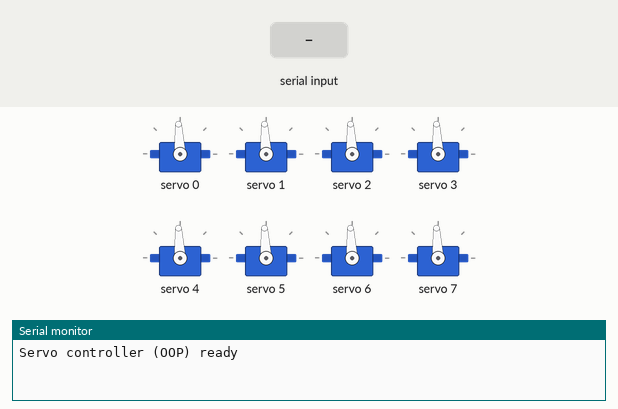
Simulated run of this program. Board: ESP8266 (NodeMCU). Shown: 8 × servo, the last lines printed to the serial monitor. The test bench sets the inputs (shaded band).

Above: at 1.2 s.
1.3 s: "S:1\n" received over Serial
At 2.9 s:
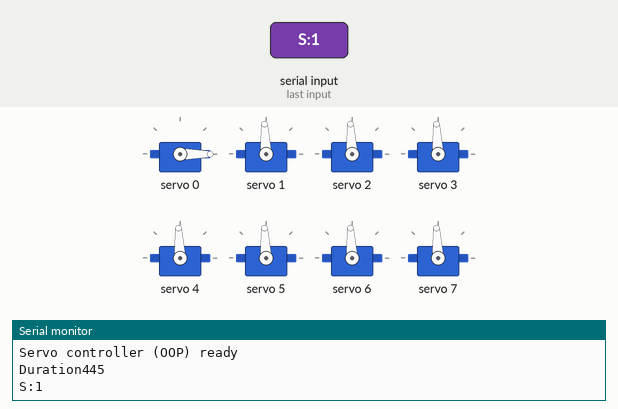
3.2 s: "M:150\n" received over Serial
At 4.8 s:
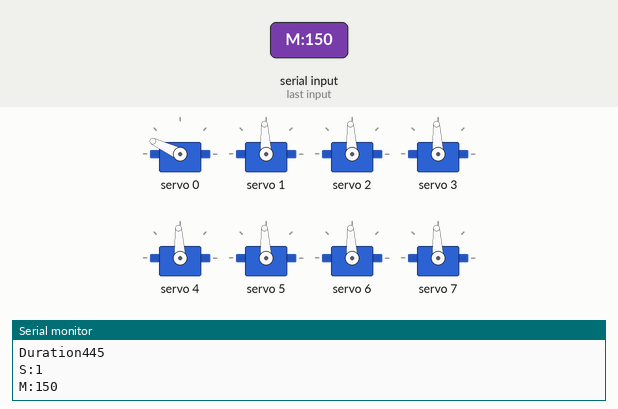
5.4 s: "S:45\n" received over Serial
At 6.7 s:
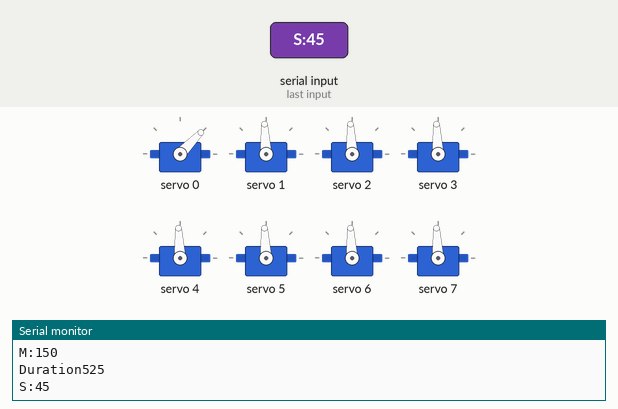
7.4 s: "S:150\n" received over Serial
At 7.81 s:
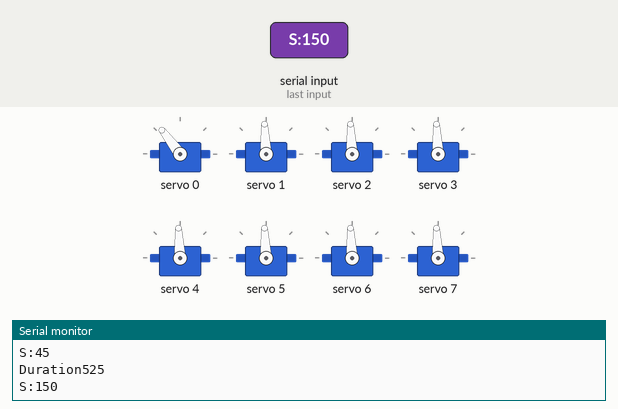
Timing chart, 0 to 10.4 s (numbered marks = the images above; inputs shaded):
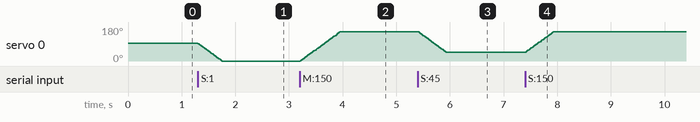

The program:

main.cpp
```cpp
#include <Arduino.h>
#include "SerialHandler.h"
#include "PWMServoController.h"

// Global objects
SerialHandler serialHandler;
PWMServoController servoController(8, 0x40);

void setup() {
    Serial.begin(115200);
    serialHandler.begin();
    servoController.begin();

    Serial.println("Servo controller (OOP) ready");
}

void loop() {
    // Poll serial handler to accumulate lines
    serialHandler.poll();

    // If a command is ready, let servoController handle it
    if (serialHandler.hasCommand()) {
        String cmd = serialHandler.getCommand();
        servoController.handleCommand(cmd, &serialHandler);
    }

    // Progress non-blocking servo motions
    servoController.update();

    // Minimal main loop: no blocking calls here
}
```

PWMServoController.cpp
```cpp
#include "PWMServoController.h"

PWMServoController::PWMServoController(uint8_t numServos, uint8_t i2cAddr)
    : _numServos(numServos), _pwm(i2cAddr) {
    // clamp to maximum to avoid overflow of static arrays
    if (_numServos > PWMSC_MAX_SERVOS) _numServos = PWMSC_MAX_SERVOS;
    for (uint8_t i = 0; i < _numServos; ++i) {
        _angles[i] = 90.0f;  // center
        _motions[i].startDeg = _angles[i];
        _motions[i].targetDeg = _angles[i];
        _motions[i].startTime = 0;
        _motions[i].duration = 0;
        _motions[i].moving = false;
        _motions[i].easing = EASE_LINEAR;
    }
    // defaults
    _speed = 5;
    _defaultEasing = EASE_LINEAR;
}

void PWMServoController::begin() {
    _pwm.begin();
    _pwm.setOscillatorFrequency(27000000);
    _pwm.setPWMFreq(50);
    // compute mapping from degrees to PWM counts
    _pwmPerDegree = float(SERVOMAX - SERVOMIN) / float(ANGLMAX - ANGLMIN);

    // initialize outputs to center
    for (uint8_t i = 0; i < _numServos; ++i) {
        int pulse = pulseFromAngle(_angles[i]);
        _pwm.setPin(i, pulse);
    }
}

int PWMServoController::pulseFromAngle(float angle) {
    return SERVOMIN + int(angle * _pwmPerDegree + 0.5f);
}

bool PWMServoController::setAngle(uint8_t servoIndex, float angle) {
    if (servoIndex >= _numServos || angle < ANGLMIN || angle > ANGLMAX) return false;
    _angles[servoIndex] = angle;
    int pulse = pulseFromAngle(_angles[servoIndex]);
    _pwm.setPin(servoIndex, pulse);
    // cancel any running motion
    _motions[servoIndex].moving = false;
    return true;
}

bool PWMServoController::setAllAngles(const float angles[]) {
    for (uint8_t servoIndex = 0; servoIndex < _numServos; ++servoIndex) {
        if (angles[servoIndex] < ANGLMIN || angles[servoIndex] > ANGLMAX) return false;
        _angles[servoIndex] = angles[servoIndex];
        int pulse = pulseFromAngle(_angles[servoIndex]);
        _pwm.setPin(servoIndex, pulse);
        // cancel any running motion
        _motions[servoIndex].moving = false;
    }
    return true;
}

bool PWMServoController::moveServoTo(uint8_t servoIndex, float angle, unsigned long durationMs, uint8_t easing) {
    if (servoIndex >= _numServos) return false;
    if (angle < ANGLMIN) angle = ANGLMIN;
    if (angle > ANGLMAX) angle = ANGLMAX;
    if (durationMs == 0) return setAngle(servoIndex, angle);

    _motions[servoIndex].startDeg = _angles[servoIndex];
    _motions[servoIndex].targetDeg = angle;
    _motions[servoIndex].startTime = millis();
    _motions[servoIndex].duration = durationMs;
    _motions[servoIndex].moving = true;
    _motions[servoIndex].easing = easing;
    return true;
}

void PWMServoController::moveAllServosTo(const float angles[], unsigned long durationMs, uint8_t easing) {
    for (uint8_t i = 0; i < _numServos; ++i) {
        moveServoTo(i, angles[i], durationMs, easing);
    }
}

void PWMServoController::handleCommand(const String &cmd, SerialHandler *serial) {
    // Very small command language similar to previous sketch
    // S<servo>:<deg>  - set single servo immediately
    // M ... reserved for future multi-servo moves
    if (cmd.length() == 0) return;
    // Single servo move: S<idx>:<deg>
    if (cmd.startsWith("S") && cmd.indexOf(':') > 0) {
        int colon = cmd.indexOf(':');
        int semi = cmd.indexOf(';');
        int idx = cmd.substring(1, colon).toInt();
        float deg = cmd.substring(colon + 1, semi < 0 ? cmd.length() : semi).toFloat();
        unsigned long duration = 0;
        // compute duration from speed
        if (idx >= 0 && idx < _numServos) {
            float start = _angles[idx];
            float angular = fabs(deg - start);
            if (semi < 0) {
                duration = (unsigned long)(angular * (10 - _speed));
                if (serial) serial->sendResponse(String("Duration") + String(duration));  //! Delete
            } else {
                duration = (unsigned long)(cmd.substring(semi + 1).toFloat() * (1.0 + (2.0 * (10.0 - _speed)) / 10.0));  // scale by speed
                if (serial) serial->sendResponse(String("Duration") + String(duration));                                 //! Delete
            }
            if (moveServoTo((uint8_t)idx, deg, duration, _defaultEasing)) {
                if (serial) serial->sendResponse(cmd);
            } else {
                if (serial) serial->sendResponse("Invalid");
            }
        } else {
            if (serial) serial->sendResponse("InvalidIndex");
        }
    }
    // Set speed: V<0-10>
    else if (cmd.startsWith("V")) {
        int v = cmd.substring(1).toInt();
        if (v < 0) v = 0;
        if (v > 10) v = 10;
        _speed = (uint8_t)v;
        if (serial) serial->sendResponse(String("V") + String(_speed));
    }
    // Set default easing: E<id>
    else if (cmd.startsWith("E")) {
        int e = cmd.substring(1).toInt();
        if (e < 0) e = EASE_LINEAR;
        if (e > (int)EASE_IN_OUT_SINE) e = EASE_LINEAR;
        _defaultEasing = (uint8_t)e;
        if (serial) serial->sendResponse(String("E") + String(_defaultEasing));
    }
    // Multi-servo move: M:<a0>,<a1>,...,<aN>
    else if (cmd.startsWith("M") && cmd.indexOf(':') > 0) {
        int colon = cmd.indexOf(':');
        String body = cmd.substring(colon + 1);
        // parse comma-separated angles (use float targets for precision)
        float targets[PWMSC_MAX_SERVOS];
        for (uint8_t i = 0; i < _numServos; ++i) targets[i] = _angles[i];

        unsigned int idx = 0;
        unsigned int start = 0;
        while (start < body.length() && idx < _numServos) {
            int comma = body.indexOf(',', start);
            String tok;
            if (comma < 0) {
                tok = body.substring(start);
                start = body.length();
            } else {
                tok = body.substring(start, comma);
                start = comma + 1;
            }
            tok.trim();
            if (tok.length() > 0) {
                float deg = tok.toFloat();
                if (deg < ANGLMIN) deg = ANGLMIN;
                if (deg > ANGLMAX) deg = ANGLMAX;
                targets[idx++] = deg;
            }
        }

        // compute max angular distance (float)
        float maxDiff = 0.0f;
        for (uint8_t i = 0; i < _numServos; ++i) {
            float diff = fabs(targets[i] - _angles[i]);
            if (diff > maxDiff) maxDiff = diff;
        }
        unsigned long duration = (unsigned long)(maxDiff * (10 - _speed));
        moveAllServosTo(targets, duration, _defaultEasing);
        if (serial) serial->sendResponse(cmd);
    } else if (cmd.startsWith("L")) {
        // List angles
        if (serial) {
            for (uint8_t i = 0; i < _numServos; ++i) {
                serial->sendResponse("S" + String(i) + ":" + String(_angles[i]));
            }
        }
        // List speed
        if (serial) {
            serial->sendResponse("V" + String(_speed));
        }
        // List default easing
        if (serial) {
            serial->sendResponse("E" + String(_defaultEasing));
        }
    } else if (cmd.startsWith("H")) {
        // Help command
        if (serial) {
            serial->sendResponse("Commands:");
            serial->sendResponse(" S<servo>:<deg>  - Set servo position");
            serial->sendResponse(" M:<a0>,<a1>,...,<aN> - Move multiple servos");
            serial->sendResponse(" V<speed>      - Set speed (0-10)");
            serial->sendResponse(" E<easing>    - Set default easing");
            serial->sendResponse(" L             - List all servo angles");
        }
    } else {
        if (serial) serial->sendResponse("UnknownCmd");
    }
}

// Easing implementations
float PWMServoController::easeLinear(float t) { return t; }
float PWMServoController::easeInOutCubic(float t) {
    if (t < 0.5f) return 4.0f * t * t * t;
    float f = (2.0f * t) - 2.0f;
    return 0.5f * f * f * f + 1.0f;
}
float PWMServoController::easeInQuad(float t) { return t * t; }
float PWMServoController::easeOutQuad(float t) { return t * (2 - t); }
float PWMServoController::easeInOutSine(float t) { return -0.5f * (cosf(M_PI * t) - 1.0f); }

void PWMServoController::update() {
    unsigned long now = millis();
    for (uint8_t i = 0; i < _numServos; ++i) {
        if (!_motions[i].moving) continue;
        unsigned long elapsed = now - _motions[i].startTime;
        float t = _motions[i].duration == 0 ? 1.0f : (float)elapsed / (float)_motions[i].duration;
        if (t >= 1.0f) {
            _angles[i] = _motions[i].targetDeg;
            _motions[i].moving = false;
        } else if (t <= 0.0f) {
            _angles[i] = _motions[i].startDeg;
        } else {
            float eased;
            switch (_motions[i].easing) {
                case EASE_IN_OUT_CUBIC:
                    eased = easeInOutCubic(t);
                    break;
                case EASE_IN_QUAD:
                    eased = easeInQuad(t);
                    break;
                case EASE_OUT_QUAD:
                    eased = easeOutQuad(t);
                    break;
                case EASE_IN_OUT_SINE:
                    eased = easeInOutSine(t);
                    break;
                case EASE_LINEAR:
                default:
                    eased = easeLinear(t);
                    break;
            }
            _angles[i] = _motions[i].startDeg + (_motions[i].targetDeg - _motions[i].startDeg) * eased;
        }

        int pulse = pulseFromAngle(_angles[i]);
        _pwm.setPin(i, pulse);
    }
}
```

PWMServoController.h
```cpp
#pragma once
#include <Adafruit_PWMServoDriver.h>
#include <Arduino.h>

#include "SerialHandler.h"

#define SERVOMIN 110   // This is the 'minimum' pulse length count (out of 4096)
#define SERVOMAX 505   // This is the 'maximum' pulse length count (out of 4096)
#define USMIN 600      // This is the rounded 'minimum' microsecond length based on the minimum pulse of 150
#define USMAX 2400     // This is the rounded 'maximum' microsecond length based on the maximum pulse of 600
#define SERVO_FREQ 50  // Analog servos run at ~50 Hz updates
#define ANGLMIN 0
#define ANGLMAX 180
#define FIRSTSERVO 0  // The first servo channel

// Simple OOP wrapper around Adafruit_PWMServoDriver for managing multiple servos
// For ESP8266 we avoid dynamic heap fragmentation by using fixed-size arrays.
#ifndef PWMSC_MAX_SERVOS
#define PWMSC_MAX_SERVOS 16
#endif

class PWMServoController {
   public:
    PWMServoController(uint8_t numServos = 8, uint8_t i2cAddr = 0x40);
    void begin();

    // Call frequently from main loop to advance non-blocking motions
    void update();

    // Low-level control (angles are floats for higher precision)
    bool setAngle(uint8_t servoIndex, float angle);
    bool setAllAngles(const float angles[]);
    // Non-blocking moves
    bool moveServoTo(uint8_t servoIndex, float angle, unsigned long durationMs = 0, uint8_t easing = 0);
    void moveAllServosTo(const float angles[], unsigned long durationMs = 0, uint8_t easing = 0);

    // Optionally handle text commands passed from SerialHandler
    void handleCommand(const String &cmd, SerialHandler *serial = nullptr);

   private:
    enum EasingType { EASE_LINEAR = 0,
                      EASE_IN_OUT_CUBIC = 1,
                      EASE_IN_QUAD = 2,
                      EASE_OUT_QUAD = 3,
                      EASE_IN_OUT_SINE = 4 };

    struct Motion {
        float startDeg;
        float targetDeg;
        unsigned long startTime;
        unsigned long duration;
        bool moving;
        uint8_t easing;
    };

    uint8_t _numServos;
    Adafruit_PWMServoDriver _pwm;
    float _pwmPerDegree;
    // current angles (float for interpolation) - fixed storage
    float _angles[PWMSC_MAX_SERVOS];
    // motions per servo - fixed storage
    Motion _motions[PWMSC_MAX_SERVOS];
    // default motion parameters
    uint8_t _speed;          // 0..10 where 10 is fastest (shorter duration)
    uint8_t _defaultEasing;  // one of EasingType

    int pulseFromAngle(float angle);
    // easing functions
    static float easeLinear(float t);
    static float easeInOutCubic(float t);
    static float easeInQuad(float t);
    static float easeOutQuad(float t);
    static float easeInOutSine(float t);
};
```

SerialHandler.cpp
```cpp
#include "SerialHandler.h"

SerialHandler::SerialHandler() : _buffer(), _complete(false) {}

void SerialHandler::begin() {
    _buffer = "";
    _complete = false;
}

void SerialHandler::poll() {
    while (Serial.available()) {
        char c = (char)Serial.read();
        if (c == '\n') {
            _complete = true;
            // strip any carriage returns
            while (_buffer.endsWith("\r")) _buffer.remove(_buffer.length() - 1);
            break;
        } else {
            _buffer += c;
        }
    }
}

bool SerialHandler::hasCommand() { return _complete; }

String SerialHandler::getCommand() {
    if (!_complete) return String();
    String cmd = _buffer;
    _buffer = "";
    _complete = false;
    cmd.trim();
    return cmd;
}

void SerialHandler::sendResponse(const String &text) {
    Serial.println(text);
}
```

SerialHandler.h
```cpp
#pragma once
#include <Arduino.h>

// Lightweight reusable serial command handler.
// Reads lines terminated by '\n' and buffers them for the caller.
class SerialHandler {
  public:
    SerialHandler();
    // Called after Serial.begin(...) to initialize internal state
    void begin();

    // Must be called frequently to poll Serial and build lines
    void poll();

    // Returns true if a full line/command is available
    bool hasCommand();

    // Returns the next available command (without trailing newline).
    // Call only if hasCommand() returned true.
    String getCommand();

    // Send a text response back over Serial (adds newline)
    void sendResponse(const String &text);

  private:
    String _buffer;
    bool _complete;
};
```

Measured:
- after the input at 1.3 s, servo 0: moves from 93° to 0° over 0.44 s, starting at once
- after the input at 3.2 s, servo 0: moves from 0° to 155° over 0.74 s, starting at once
- after the input at 5.4 s, servo 0: moves from 155° to 46° over 0.52 s, starting at once
- after the input at 7.4 s, servo 0: moves from 46° to 155° over 0.52 s, starting at once
